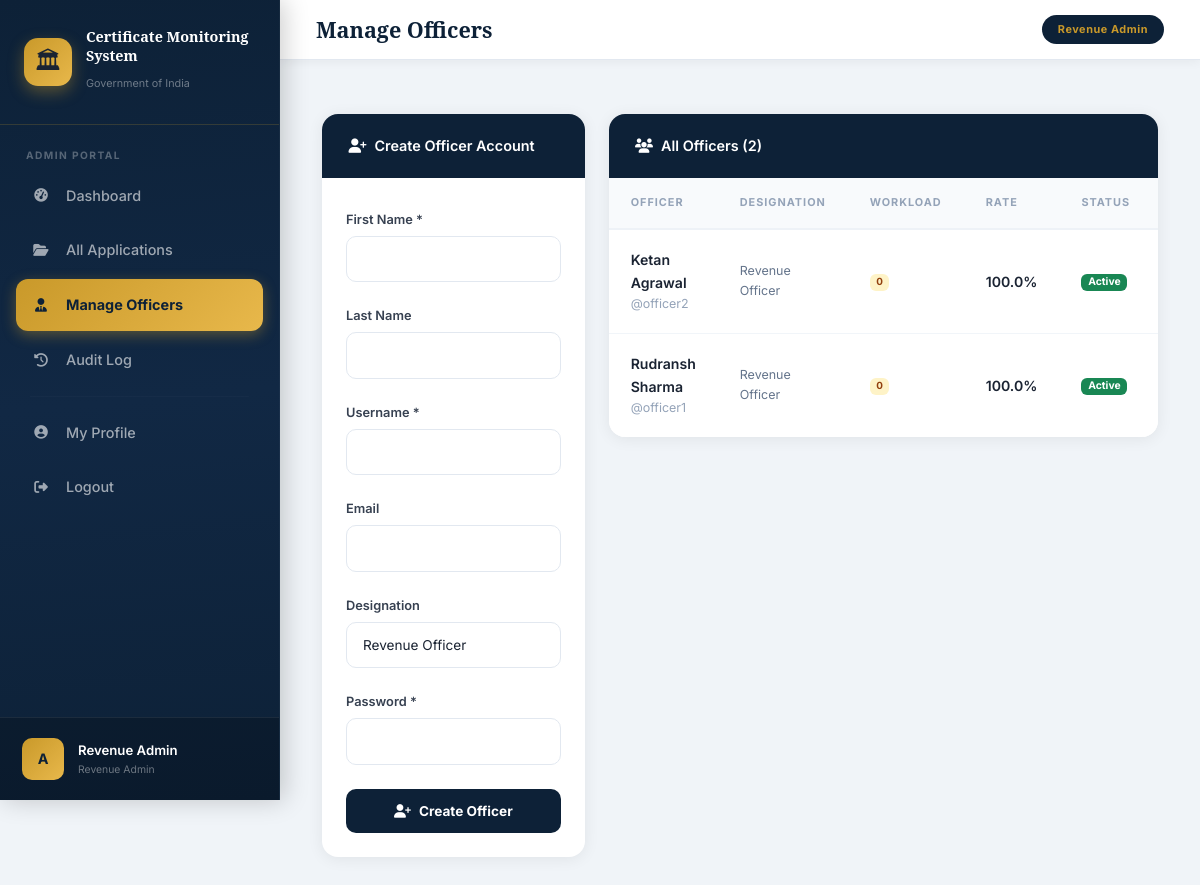
Screenshot of /admin-panel/officers/ (signed in) with the database file from the repository.
### users/models.py (models this page shows, shortened)
class User(AbstractUser):
    CITIZEN = 'CITIZEN'
    OFFICER = 'OFFICER'
    ADMIN = 'ADMIN'
    ROLE_CHOICES = [
        (CITIZEN, 'Citizen'),
        (OFFICER, 'Revenue Officer'),
        (ADMIN, 'Revenue Admin'),
    ]
    role = models.CharField(max_length=10, choices=ROLE_CHOICES, default=CITIZEN)
    phone = models.CharField(max_length=15, blank=True)
    address = models.TextField(blank=True)
    created_at = models.DateTimeField(auto_now_add=True)
    def is_citizen(self):
        return self.role == self.CITIZEN
    def is_officer(self):
        return self.role == self.OFFICER
    def is_admin(self):
        return self.role == self.ADMIN
    def get_role_display_name(self):
        return dict(self.ROLE_CHOICES).get(self.role, self.role)

class OfficerProfile(models.Model):
    user = models.OneToOneField(User, on_delete=models.CASCADE, related_name='officer_profile')
    designation = models.CharField(max_length=100, default='Revenue Officer')
    workload_count = models.IntegerField(default=0)
    is_active = models.BooleanField(default=True)
    is_flagged = models.BooleanField(default=False)
    flag_reason = models.TextField(blank=True)
    admin_remarks = models.TextField(blank=True)
    joined_date = models.DateTimeField(auto_now_add=True)
    def get_completion_rate(self):
        from applications.models import CertificateApplication
        total = CertificateApplication.objects.filter(assigned_officer=self).count()
        done = CertificateApplication.objects.filter(
            assigned_officer=self,
            status__in=['APPROVED', 'REJECTED']
        ).count()
        return round((done / total * 100), 1) if total > 0 else 0

### admin_panel/views.py (the view)
    def wrapper(request, *args, **kwargs):
        if not request.user.is_authenticated or not request.user.is_admin():
            messages.error(request, 'Access denied. Admin only.')
            return redirect('login')
        return view_func(request, *args, **kwargs)

### admin_panel/views.py (called while the page is built, shortened)
def admin_required(view_func):
    def wrapper(request, *args, **kwargs):
        if not request.user.is_authenticated or not request.user.is_admin():
            messages.error(request, 'Access denied. Admin only.')
            return redirect('login')
        return view_func(request, *args, **kwargs)
    return wrapper

@login_required
@admin_required
def manage_officers(request):
    officers = OfficerProfile.objects.select_related('user').all().order_by('-user__date_joined')
    return render(request, 'admin_panel/officers.html', {'officers': officers})

### templates/admin_panel/officers.html (shortened to what this page needs)
{% extends 'base.html' %}
{% block page_title %}Manage Officers{% endblock %}
{% block active_officers %}active{% endblock %}
{% block content %}
<div class="row g-4">
    <div class="col-md-4">
        <div class="card">
            <div class="card-header-navy"><span><i class="fas fa-user-plus me-2"></i>Create Officer Account</span></div>
            <div class="card-body p-4">
                <form method="POST">
                    <div class="mb-3">
                        <label class="form-label fw-semibold" style="font-size:0.8rem;">First Name *</label>
                        <input type="text" name="first_name" class="form-control" required style="border-radius:10px;border:1.5px solid #e2e8f0;font-size:0.85rem;">
                    </div>
                    <div class="mb-3">
                        <label class="form-label fw-semibold" style="font-size:0.8rem;">Last Name</label>
                        <input type="text" name="last_name" class="form-control" style="border-radius:10px;border:1.5px solid #e2e8f0;font-size:0.85rem;">
                    </div>
                    <div class="mb-3">
                        <label class="form-label fw-semibold" style="font-size:0.8rem;">Username *</label>
                        <input type="text" name="username" class="form-control" required style="border-radius:10px;border:1.5px solid #e2e8f0;font-size:0.85rem;">
                    </div>
                    <div class="mb-3">
                        <label class="form-label fw-semibold" style="font-size:0.8rem;">Email</label>
                        <input type="email" name="email" class="form-control" style="border-radius:10px;border:1.5px solid #e2e8f0;font-size:0.85rem;">
                    </div>
                    <div class="mb-3">
                        <label class="form-label fw-semibold" style="font-size:0.8rem;">Designation</label>
                        <input type="text" name="designation" class="form-control" value="Revenue Officer" style="border-radius:10px;border:1.5px solid #e2e8f0;font-size:0.85rem;">
                    </div>
                    <div class="mb-4">
                        <label class="form-label fw-semibold" style="font-size:0.8rem;">Password *</label>
                        <input type="password" name="password" class="form-control" required style="border-radius:10px;border:1.5px solid #e2e8f0;font-size:0.85rem;">
                    </div>
                    <button type="submit" class="btn btn-navy w-100 fw-bold" style="border-radius:10px;">
                        <i class="fas fa-user-plus me-2"></i>Create Officer
                    </button>
                </form>
            </div>
        </div>
    </div>
    <div class="col-md-8">
        <div class="card">
            <div class="card-header-navy">
                <span><i class="fas fa-users me-2"></i>All Officers ({{ officers.count }})</span>
            </div>
            <div class="card-body p-0">
                <div class="table-responsive">
                    <table class="table table-clean mb-0">
                        <thead>
                            <tr><th>Officer</th><th>Designation</th><th>Workload</th><th>Rate</th><th>Status</th><th>Actions</th></tr>
                        </thead>
                        <tbody>
                            {% for officer in officers %}
                            <tr>
                                <td>
                                    <div style="font-weight:600;font-size:0.88rem;">{{ officer.user.get_full_name|default:officer.user.username }}</div>
                                    <div style="font-size:0.78rem;color:#94a3b8;">@{{ officer.user.username }}</div>
                                </td>
                                <td style="font-size:0.78rem;color:#64748b;">{{ officer.designation }}</td>
                                <td><span class="badge" style="background:#fef3c7;color:#92400e;">{{ officer.workload_count }}</span></td>
                                <td style="font-size:0.88rem;font-weight:600;">{{ officer.get_completion_rate }}%</td>
                                <td>
                                    {% if officer.is_active %}
                                    <span class="badge bg-success" style="font-size:0.65rem;">Active</span>
                                    {% else %}
                                    <span class="badge bg-danger" style="font-size:0.65rem;">Inactive</span>
                                    {% endif %}
                                </td>
                                <td>
                                </td>
                            </tr>
                            {% empty %}
                            <tr><td colspan="6" class="text-center py-4 text-muted" style="font-size:0.85rem;">No officers created yet. Use the form on the left to create one.</td></tr>
                            {% endfor %}
                        </tbody>
                    </table>
                </div>
            </div>
        </div>
    </div>
</div>
{% endblock %}

### templates/base.html (shortened to what this page needs)
<!DOCTYPE html>
<html lang="en">
<head>
    <link href="https://cdn.jsdelivr.net/npm/bootstrap@5.3.2/dist/css/bootstrap.min.css" rel="stylesheet">
    <link href="https://cdnjs.cloudflare.com/ajax/libs/font-awesome/6.5.0/css/all.min.css" rel="stylesheet">
</head>
<body>
{% if user.is_authenticated %}
<div class="sidebar">
    <div class="sidebar-brand">
        <div class="emblem">🏛</div>
        <div class="brand-text">
            <span class="brand-title">Certificate Monitoring System</span>
            <span class="brand-sub">Government of India</span>
        </div>
    </div>
    <div class="sidebar-section">
        {% if user.is_admin %}
        <div class="sidebar-section-label">Admin Portal</div>
        <a href="{% url 'admin_dashboard' %}" class="nav-link-item {% block active_dashboard %}{% endblock %}">
            <span class="icon"><i class="fas fa-gauge-high"></i></span> Dashboard
        </a>
        <a href="{% url 'all_applications' %}" class="nav-link-item {% block active_apps %}{% endblock %}">
            <span class="icon"><i class="fas fa-folder-open"></i></span> All Applications
        </a>
        <a href="{% url 'manage_officers' %}" class="nav-link-item {% block active_officers %}{% endblock %}">
            <span class="icon"><i class="fas fa-user-tie"></i></span> Manage Officers
        </a>
        <a href="{% url 'audit_log' %}" class="nav-link-item {% block active_audit %}{% endblock %}">
            <span class="icon"><i class="fas fa-clock-rotate-left"></i></span> Audit Log
        </a>
        {% endif %}
        <hr class="sidebar-divider">
        <a href="{% url 'profile' %}" class="nav-link-item">
            <span class="icon"><i class="fas fa-user-circle"></i></span> My Profile
        </a>
        <a href="{% url 'logout' %}" class="nav-link-item">
            <span class="icon"><i class="fas fa-right-from-bracket"></i></span> Logout
        </a>
    </div>
    <div class="sidebar-user">
        <div class="avatar">{{ user.username|first|upper }}</div>
        <div style="overflow:hidden; flex:1;">
            <div class="user-name">{{ user.get_full_name|default:user.username }}</div>
            <div class="user-role">{{ user.get_role_display_name }}</div>
        </div>
    </div>
</div>
<div class="main-wrapper">
    <div class="topbar">
        <div class="page-title">{% block page_title %}{% endblock %}</div>
        <span class="topbar-badge">{{ user.get_role_display_name }}</span>
    </div>
    <div class="messages-container">
    </div>
    <div class="content-area">
        {% block content %}{% endblock %}
    </div>
</div>
{% else %}
{% block auth_content %}{% endblock %}
{% endif %}
</body>
</html>

### rows the page displays
User: username|first "A", get_full_name "Revenue Admin", get_role_display_name "Revenue Admin"
OfficerProfile: user.get_full_name "Ketan Agrawal", user.username "officer2", designation "Revenue Officer", workload_count "0", get_completion_rate "100.0", is_active "Active"
OfficerProfile: user.get_full_name "Rudransh Sharma", user.username "officer1", designation "Revenue Officer", workload_count "0", get_completion_rate "100.0", is_active "Active"

### other values shown
{{ officers.count }} "2"
